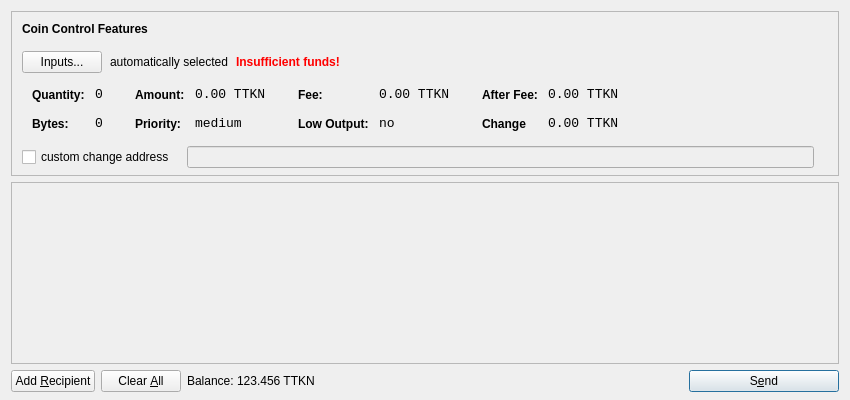
<?xml version="1.0" encoding="UTF-8"?>
<ui version="4.0">
 <class>SendCoinsDialog</class>
 <widget class="QDialog" name="SendCoinsDialog">
  <property name="geometry">
   <rect>
    <x>0</x>
    <y>0</y>
    <width>850</width>
    <height>400</height>
   </rect>
  </property>
  <property name="windowTitle">
   <string>Send Coins</string>
  </property>
  <layout class="QVBoxLayout" name="verticalLayout" stretch="0,1,0">
   <property name="bottomMargin">
    <number>8</number>
   </property>
   <item>
    <widget class="QFrame" name="frameCoinControl">
     <property name="sizePolicy">
      <sizepolicy hsizetype="Expanding" vsizetype="Expanding">
       <horstretch>0</horstretch>
       <verstretch>0</verstretch>
      </sizepolicy>
     </property>
     <property name="maximumSize">
      <size>
       <width>16777215</width>
       <height>16777215</height>
      </size>
     </property>
     <property name="frameShape">
      <enum>QFrame::StyledPanel</enum>
     </property>
     <property name="frameShadow">
      <enum>QFrame::Sunken</enum>
     </property>
     <layout class="QVBoxLayout" name="verticalLayoutCoinControl2">
      <property name="spacing">
       <number>-1</number>
      </property>
      <property name="leftMargin">
       <number>0</number>
      </property>
      <property name="topMargin">
       <number>0</number>
      </property>
      <property name="rightMargin">
       <number>0</number>
      </property>
      <property name="bottomMargin">
       <number>6</number>
      </property>
      <item>
       <layout class="QVBoxLayout" name="verticalLayoutCoinControl" stretch="0,0,0,0,1">
        <property name="spacing">
         <number>0</number>
        </property>
        <property name="leftMargin">
         <number>10</number>
        </property>
        <property name="topMargin">
         <number>10</number>
        </property>
        <item>
         <layout class="QHBoxLayout" name="horizontalLayoutCoinControl1">
          <property name="bottomMargin">
           <number>15</number>
          </property>
          <item>
           <widget class="QLabel" name="labelCoinControlFeatures">
            <property name="sizePolicy">
             <sizepolicy hsizetype="Preferred" vsizetype="Maximum">
              <horstretch>0</horstretch>
              <verstretch>0</verstretch>
             </sizepolicy>
            </property>
            <property name="font">
             <font>
              <weight>75</weight>
              <bold>true</bold>
             </font>
            </property>
            <property name="styleSheet">
             <string notr="true">font-weight:bold;</string>
            </property>
            <property name="text">
             <string>Coin Control Features</string>
            </property>
           </widget>
          </item>
         </layout>
        </item>
        <item>
         <layout class="QHBoxLayout" name="horizontalLayoutCoinControl2" stretch="0,0,0,0">
          <property name="spacing">
           <number>8</number>
          </property>
          <property name="bottomMargin">
           <number>10</number>
          </property>
          <item>
           <widget class="QPushButton" name="pushButtonCoinControl">
            <property name="styleSheet">
             <string notr="true"/>
            </property>
            <property name="text">
             <string>Inputs...</string>
            </property>
           </widget>
          </item>
          <item>
           <widget class="QLabel" name="labelCoinControlAutomaticallySelected">
            <property name="text">
             <string>automatically selected</string>
            </property>
            <property name="margin">
             <number>5</number>
            </property>
           </widget>
          </item>
          <item>
           <widget class="QLabel" name="labelCoinControlInsuffFunds">
            <property name="font">
             <font>
              <weight>75</weight>
              <bold>true</bold>
             </font>
            </property>
            <property name="styleSheet">
             <string notr="true">color:red;font-weight:bold;</string>
            </property>
            <property name="text">
             <string>Insufficient funds!</string>
            </property>
            <property name="margin">
             <number>5</number>
            </property>
           </widget>
          </item>
          <item>
           <spacer name="horizontalSpacerCoinControl">
            <property name="orientation">
             <enum>Qt::Horizontal</enum>
            </property>
            <property name="sizeHint" stdset="0">
             <size>
              <width>40</width>
              <height>1</height>
             </size>
            </property>
           </spacer>
          </item>
         </layout>
        </item>
        <item>
         <widget class="QWidget" name="widgetCoinControl" native="true">
          <property name="sizePolicy">
           <sizepolicy hsizetype="Preferred" vsizetype="Preferred">
            <horstretch>0</horstretch>
            <verstretch>0</verstretch>
           </sizepolicy>
          </property>
          <property name="minimumSize">
           <size>
            <width>0</width>
            <height>0</height>
           </size>
          </property>
          <property name="styleSheet">
           <string notr="true"/>
          </property>
          <layout class="QHBoxLayout" name="horizontalLayoutCoinControl5">
           <property name="margin">
            <number>0</number>
           </property>
           <item>
            <layout class="QHBoxLayout" name="horizontalLayoutCoinControl3" stretch="0,0,0,1">
             <property name="spacing">
              <number>20</number>
             </property>
             <property name="topMargin">
              <number>0</number>
             </property>
             <property name="bottomMargin">
              <number>10</number>
             </property>
             <item>
              <layout class="QFormLayout" name="formLayoutCoinControl1">
               <property name="horizontalSpacing">
                <number>10</number>
               </property>
               <property name="verticalSpacing">
                <number>14</number>
               </property>
               <property name="leftMargin">
                <number>10</number>
               </property>
               <property name="topMargin">
                <number>4</number>
               </property>
               <property name="rightMargin">
                <number>6</number>
               </property>
               <item row="0" column="0">
                <widget class="QLabel" name="labelCoinControlQuantityText">
                 <property name="styleSheet">
                  <string notr="true">font-weight:bold;</string>
                 </property>
                 <property name="text">
                  <string>Quantity:</string>
                 </property>
                 <property name="margin">
                  <number>0</number>
                 </property>
                </widget>
               </item>
               <item row="0" column="1">
                <widget class="QLabel" name="labelCoinControlQuantity">
                 <property name="font">
                  <font>
                   <family>Monospace</family>
                   <pointsize>10</pointsize>
                  </font>
                 </property>
                 <property name="cursor">
                  <cursorShape>IBeamCursor</cursorShape>
                 </property>
                 <property name="contextMenuPolicy">
                  <enum>Qt::ActionsContextMenu</enum>
                 </property>
                 <property name="text">
                  <string>0</string>
                 </property>
                 <property name="margin">
                  <number>0</number>
                 </property>
                 <property name="textInteractionFlags">
                  <set>Qt::LinksAccessibleByMouse|Qt::TextSelectableByKeyboard|Qt::TextSelectableByMouse</set>
                 </property>
                </widget>
               </item>
               <item row="1" column="0">
                <widget class="QLabel" name="labelCoinControlBytesText">
                 <property name="styleSheet">
                  <string notr="true">font-weight:bold;</string>
                 </property>
                 <property name="text">
                  <string>Bytes:</string>
                 </property>
                </widget>
               </item>
               <item row="1" column="1">
                <widget class="QLabel" name="labelCoinControlBytes">
                 <property name="font">
                  <font>
                   <family>Monospace</family>
                   <pointsize>10</pointsize>
                  </font>
                 </property>
                 <property name="cursor">
                  <cursorShape>IBeamCursor</cursorShape>
                 </property>
                 <property name="contextMenuPolicy">
                  <enum>Qt::ActionsContextMenu</enum>
                 </property>
                 <property name="text">
                  <string>0</string>
                 </property>
                 <property name="textInteractionFlags">
                  <set>Qt::LinksAccessibleByMouse|Qt::TextSelectableByKeyboard|Qt::TextSelectableByMouse</set>
                 </property>
                </widget>
               </item>
              </layout>
             </item>
             <item>
              <layout class="QFormLayout" name="formLayoutCoinControl2">
               <property name="horizontalSpacing">
                <number>10</number>
               </property>
               <property name="verticalSpacing">
                <number>14</number>
               </property>
               <property name="leftMargin">
                <number>6</number>
               </property>
               <property name="topMargin">
                <number>4</number>
               </property>
               <property name="rightMargin">
                <number>6</number>
               </property>
               <item row="0" column="0">
                <widget class="QLabel" name="labelCoinControlAmountText">
                 <property name="styleSheet">
                  <string notr="true">font-weight:bold;</string>
                 </property>
                 <property name="text">
                  <string>Amount:</string>
                 </property>
                 <property name="margin">
                  <number>0</number>
                 </property>
                </widget>
               </item>
               <item row="0" column="1">
                <widget class="QLabel" name="labelCoinControlAmount">
                 <property name="font">
                  <font>
                   <family>Monospace</family>
                   <pointsize>10</pointsize>
                  </font>
                 </property>
                 <property name="cursor">
                  <cursorShape>IBeamCursor</cursorShape>
                 </property>
                 <property name="contextMenuPolicy">
                  <enum>Qt::ActionsContextMenu</enum>
                 </property>
                 <property name="text">
                  <string notr="true">0.00 TTKN</string>
                 </property>
                 <property name="textInteractionFlags">
                  <set>Qt::LinksAccessibleByMouse|Qt::TextSelectableByKeyboard|Qt::TextSelectableByMouse</set>
                 </property>
                </widget>
               </item>
               <item row="1" column="0">
                <widget class="QLabel" name="labelCoinControlPriorityText">
                 <property name="styleSheet">
                  <string notr="true">font-weight:bold;</string>
                 </property>
                 <property name="text">
                  <string>Priority:</string>
                 </property>
                </widget>
               </item>
               <item row="1" column="1">
                <widget class="QLabel" name="labelCoinControlPriority">
                 <property name="font">
                  <font>
                   <family>Monospace</family>
                   <pointsize>10</pointsize>
                  </font>
                 </property>
                 <property name="cursor">
                  <cursorShape>IBeamCursor</cursorShape>
                 </property>
                 <property name="contextMenuPolicy">
                  <enum>Qt::ActionsContextMenu</enum>
                 </property>
                 <property name="text">
                  <string>medium</string>
                 </property>
                 <property name="textInteractionFlags">
                  <set>Qt::LinksAccessibleByMouse|Qt::TextSelectableByKeyboard|Qt::TextSelectableByMouse</set>
                 </property>
                </widget>
               </item>
              </layout>
             </item>
             <item>
              <layout class="QFormLayout" name="formLayoutCoinControl3">
               <property name="horizontalSpacing">
                <number>10</number>
               </property>
               <property name="verticalSpacing">
                <number>14</number>
               </property>
               <property name="leftMargin">
                <number>6</number>
               </property>
               <property name="topMargin">
                <number>4</number>
               </property>
               <property name="rightMargin">
                <number>6</number>
               </property>
               <item row="0" column="0">
                <widget class="QLabel" name="labelCoinControlFeeText">
                 <property name="styleSheet">
                  <string notr="true">font-weight:bold;</string>
                 </property>
                 <property name="text">
                  <string>Fee:</string>
                 </property>
                 <property name="margin">
                  <number>0</number>
                 </property>
                </widget>
               </item>
               <item row="0" column="1">
                <widget class="QLabel" name="labelCoinControlFee">
                 <property name="font">
                  <font>
                   <family>Monospace</family>
                   <pointsize>10</pointsize>
                  </font>
                 </property>
                 <property name="cursor">
                  <cursorShape>IBeamCursor</cursorShape>
                 </property>
                 <property name="contextMenuPolicy">
                  <enum>Qt::ActionsContextMenu</enum>
                 </property>
                 <property name="text">
                  <string notr="true">0.00 TTKN</string>
                 </property>
                 <property name="textInteractionFlags">
                  <set>Qt::LinksAccessibleByMouse|Qt::TextSelectableByKeyboard|Qt::TextSelectableByMouse</set>
                 </property>
                </widget>
               </item>
               <item row="1" column="0">
                <widget class="QLabel" name="labelCoinControlLowOutputText">
                 <property name="styleSheet">
                  <string notr="true">font-weight:bold;</string>
                 </property>
                 <property name="text">
                  <string>Low Output:</string>
                 </property>
                </widget>
               </item>
               <item row="1" column="1">
                <widget class="QLabel" name="labelCoinControlLowOutput">
                 <property name="font">
                  <font>
                   <family>Monospace</family>
                   <pointsize>10</pointsize>
                  </font>
                 </property>
                 <property name="cursor">
                  <cursorShape>IBeamCursor</cursorShape>
                 </property>
                 <property name="contextMenuPolicy">
                  <enum>Qt::ActionsContextMenu</enum>
                 </property>
                 <property name="text">
                  <string>no</string>
                 </property>
                 <property name="textInteractionFlags">
                  <set>Qt::LinksAccessibleByMouse|Qt::TextSelectableByKeyboard|Qt::TextSelectableByMouse</set>
                 </property>
                </widget>
               </item>
              </layout>
             </item>
             <item>
              <layout class="QFormLayout" name="formLayoutCoinControl4">
               <property name="horizontalSpacing">
                <number>10</number>
               </property>
               <property name="verticalSpacing">
                <number>14</number>
               </property>
               <property name="leftMargin">
                <number>6</number>
               </property>
               <property name="topMargin">
                <number>4</number>
               </property>
               <property name="rightMargin">
                <number>6</number>
               </property>
               <item row="0" column="0">
                <widget class="QLabel" name="labelCoinControlAfterFeeText">
                 <property name="styleSheet">
                  <string notr="true">font-weight:bold;</string>
                 </property>
                 <property name="text">
                  <string>After Fee:</string>
                 </property>
                 <property name="margin">
                  <number>0</number>
                 </property>
                </widget>
               </item>
               <item row="0" column="1">
                <widget class="QLabel" name="labelCoinControlAfterFee">
                 <property name="font">
                  <font>
                   <family>Monospace</family>
                   <pointsize>10</pointsize>
                  </font>
                 </property>
                 <property name="cursor">
                  <cursorShape>IBeamCursor</cursorShape>
                 </property>
                 <property name="contextMenuPolicy">
                  <enum>Qt::ActionsContextMenu</enum>
                 </property>
                 <property name="text">
                  <string notr="true">0.00 TTKN</string>
                 </property>
                 <property name="textInteractionFlags">
                  <set>Qt::LinksAccessibleByMouse|Qt::TextSelectableByKeyboard|Qt::TextSelectableByMouse</set>
                 </property>
                </widget>
               </item>
               <item row="1" column="0">
                <widget class="QLabel" name="labelCoinControlChangeText">
                 <property name="styleSheet">
                  <string notr="true">font-weight:bold;</string>
                 </property>
                 <property name="text">
                  <string>Change</string>
                 </property>
                </widget>
               </item>
               <item row="1" column="1">
                <widget class="QLabel" name="labelCoinControlChange">
                 <property name="font">
                  <font>
                   <family>Monospace</family>
                   <pointsize>10</pointsize>
                  </font>
                 </property>
                 <property name="cursor">
                  <cursorShape>IBeamCursor</cursorShape>
                 </property>
                 <property name="contextMenuPolicy">
                  <enum>Qt::ActionsContextMenu</enum>
                 </property>
                 <property name="text">
                  <string notr="true">0.00 TTKN</string>
                 </property>
                 <property name="textInteractionFlags">
                  <set>Qt::LinksAccessibleByMouse|Qt::TextSelectableByKeyboard|Qt::TextSelectableByMouse</set>
                 </property>
                </widget>
               </item>
              </layout>
             </item>
            </layout>
           </item>
          </layout>
         </widget>
        </item>
        <item>
         <layout class="QHBoxLayout" name="horizontalLayoutCoinControl4" stretch="0,0,0">
          <property name="spacing">
           <number>12</number>
          </property>
          <property name="sizeConstraint">
           <enum>QLayout::SetDefaultConstraint</enum>
          </property>
          <property name="topMargin">
           <number>5</number>
          </property>
          <property name="rightMargin">
           <number>5</number>
          </property>
          <item>
           <widget class="QCheckBox" name="checkBoxCoinControlChange">
            <property name="text">
             <string>custom change address</string>
            </property>
           </widget>
          </item>
          <item>
           <widget class="QLineEdit" name="lineEditCoinControlChange">
            <property name="enabled">
             <bool>false</bool>
            </property>
            <property name="sizePolicy">
             <sizepolicy hsizetype="Expanding" vsizetype="Fixed">
              <horstretch>0</horstretch>
              <verstretch>0</verstretch>
             </sizepolicy>
            </property>
           </widget>
          </item>
          <item>
           <widget class="QLabel" name="labelCoinControlChangeLabel">
            <property name="sizePolicy">
             <sizepolicy hsizetype="Preferred" vsizetype="Expanding">
              <horstretch>0</horstretch>
              <verstretch>0</verstretch>
             </sizepolicy>
            </property>
            <property name="minimumSize">
             <size>
              <width>0</width>
              <height>0</height>
             </size>
            </property>
            <property name="text">
             <string/>
            </property>
            <property name="margin">
             <number>3</number>
            </property>
           </widget>
          </item>
         </layout>
        </item>
        <item>
         <spacer name="verticalSpacerCoinControl">
          <property name="orientation">
           <enum>Qt::Vertical</enum>
          </property>
          <property name="sizeHint" stdset="0">
           <size>
            <width>800</width>
            <height>1</height>
           </size>
          </property>
         </spacer>
        </item>
       </layout>
      </item>
     </layout>
    </widget>
   </item>
   <item>
    <widget class="QScrollArea" name="scrollArea">
     <property name="widgetResizable">
      <bool>true</bool>
     </property>
     <widget class="QWidget" name="scrollAreaWidgetContents">
      <property name="geometry">
       <rect>
        <x>0</x>
        <y>0</y>
        <width>830</width>
        <height>165</height>
       </rect>
      </property>
      <layout class="QVBoxLayout" name="verticalLayout_2">
       <property name="margin">
        <number>0</number>
       </property>
       <item>
        <layout class="QVBoxLayout" name="entries">
         <property name="spacing">
          <number>6</number>
         </property>
        </layout>
       </item>
       <item>
        <spacer name="verticalSpacer">
         <property name="orientation">
          <enum>Qt::Vertical</enum>
         </property>
         <property name="sizeHint" stdset="0">
          <size>
           <width>20</width>
           <height>40</height>
          </size>
         </property>
        </spacer>
       </item>
      </layout>
     </widget>
    </widget>
   </item>
   <item>
    <layout class="QHBoxLayout" name="horizontalLayout">
     <item>
      <widget class="QPushButton" name="addButton">
       <property name="toolTip">
        <string>Send to multiple recipients at once</string>
       </property>
       <property name="text">
        <string>Add &amp;Recipient</string>
       </property>
       <property name="autoDefault">
        <bool>false</bool>
       </property>
      </widget>
     </item>
     <item>
      <widget class="QPushButton" name="clearButton">
       <property name="sizePolicy">
        <sizepolicy hsizetype="Minimum" vsizetype="Fixed">
         <horstretch>0</horstretch>
         <verstretch>0</verstretch>
        </sizepolicy>
       </property>
       <property name="toolTip">
        <string>Remove all transaction fields</string>
       </property>
       <property name="text">
        <string>Clear &amp;All</string>
       </property>
       <property name="autoRepeatDelay">
        <number>300</number>
       </property>
       <property name="autoDefault">
        <bool>false</bool>
       </property>
      </widget>
     </item>
     <item>
      <layout class="QHBoxLayout" name="horizontalLayout_2">
       <property name="spacing">
        <number>3</number>
       </property>
       <item>
        <widget class="QLabel" name="label">
         <property name="sizePolicy">
          <sizepolicy hsizetype="Preferred" vsizetype="Fixed">
           <horstretch>0</horstretch>
           <verstretch>0</verstretch>
          </sizepolicy>
         </property>
         <property name="text">
          <string>Balance:</string>
         </property>
        </widget>
       </item>
       <item>
        <widget class="QLabel" name="labelBalance">
         <property name="sizePolicy">
          <sizepolicy hsizetype="Preferred" vsizetype="Fixed">
           <horstretch>0</horstretch>
           <verstretch>0</verstretch>
          </sizepolicy>
         </property>
         <property name="cursor">
          <cursorShape>IBeamCursor</cursorShape>
         </property>
         <property name="text">
          <string notr="true">123.456 TTKN</string>
         </property>
         <property name="textInteractionFlags">
          <set>Qt::LinksAccessibleByMouse|Qt::TextSelectableByKeyboard|Qt::TextSelectableByMouse</set>
         </property>
        </widget>
       </item>
      </layout>
     </item>
     <item>
      <spacer name="horizontalSpacer">
       <property name="orientation">
        <enum>Qt::Horizontal</enum>
       </property>
       <property name="sizeHint" stdset="0">
        <size>
         <width>40</width>
         <height>20</height>
        </size>
       </property>
      </spacer>
     </item>
     <item>
      <widget class="QPushButton" name="sendButton">
       <property name="minimumSize">
        <size>
         <width>150</width>
         <height>0</height>
        </size>
       </property>
       <property name="toolTip">
        <string>Confirm the send action</string>
       </property>
       <property name="text">
        <string>S&amp;end</string>
       </property>
       <property name="icon">
        <iconset resource="../bitcoin.qrc">
         <normaloff>:/icons/send</normaloff>:/icons/send</iconset>
       </property>
       <property name="default">
        <bool>true</bool>
       </property>
      </widget>
     </item>
    </layout>
   </item>
  </layout>
 </widget>
 <resources>
  <include location="../bitcoin.qrc"/>
 </resources>
 <connections/>
</ui>
